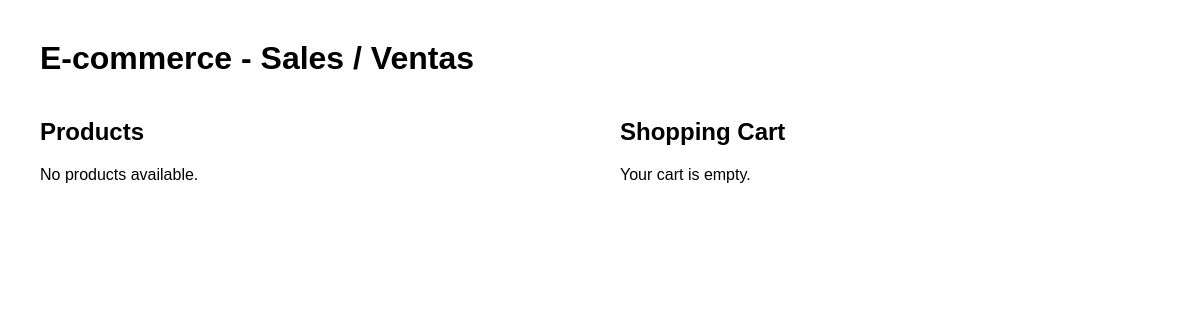
Page /ventas/ on the earlier database version.
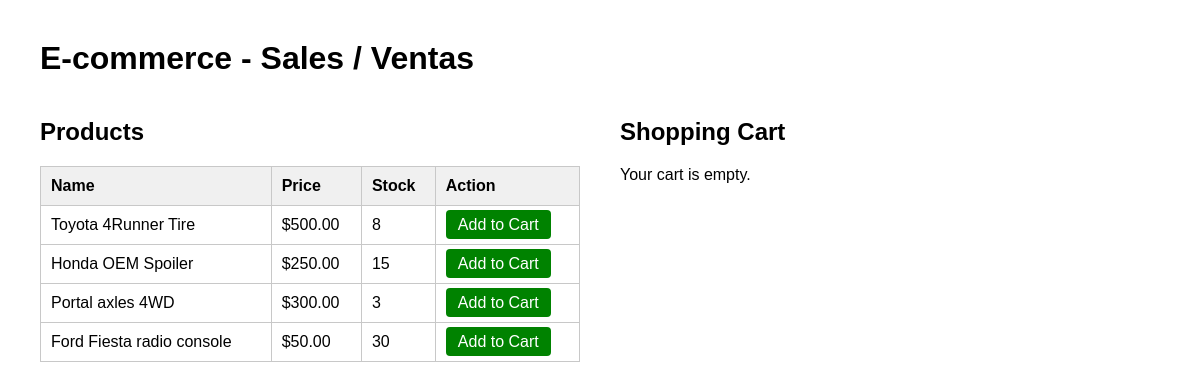
Same page on the later database version.
### product/models.py (models this page shows, shortened)
class Product(models.Model):
    name = models.CharField(max_length=100)
    description = models.TextField(blank=True)
    price = models.DecimalField(max_digits=10, decimal_places=2)
    stock = models.PositiveIntegerField(default=0)
    is_digital = models.BooleanField(default=False)
    created_at = models.DateTimeField(auto_now_add=True)

### ventas/views.py (the view, shortened to what this page needs)
# urls.py: path('', views.product_list, name='product_list'),
def product_list(request):
    products = Product.objects.all()
    cart = request.session.get('cart', {})
    cart_items = []
    total = 0
    context = {
        'products': products,
        'cart_items': cart_items,
        'cart_total': total,
    }
    return render(request, 'ventas/ventas.html', context)

### ventas/templates/ventas/ventas.html (shortened to what this page needs)
<!DOCTYPE html>
<html>
<head>
</head>
<body>
    <h1>E-commerce - Sales / Ventas</h1>
    <div class="container">
        <div class="products">
            <h2>Products</h2>
            {% if products %}
                <table>
                    <thead>
                        <tr>
                            <th>Name</th>
                            <th>Price</th>
                            <th>Stock</th>
                            <th>Action</th>
                        </tr>
                    </thead>
                    <tbody>
                        {% for product in products %}
                        <tr>
                            <td>{{ product.name }}</td>
                            <td>${{ product.price }}</td>
                            <td>{{ product.stock }}</td>
                            <td>
                                <a href="{% url 'add_to_cart' product.id %}" class="btn btn-add">Add to Cart</a>
                            </td>
                        </tr>
                        {% endfor %}
                    </tbody>
                </table>
            {% else %}
                <p>No products available.</p>
            {% endif %}
        </div>
        <div class="cart">
            <h2>Shopping Cart</h2>
            {% if cart_items %}
                <table>
                    <thead>
                        <tr>
                            <th>Product</th>
                            <th>Qty</th>
                            <th>Subtotal</th>
                            <th>Action</th>
                        </tr>
                    </thead>
                    <tbody>
                        {% for item in cart_items %}
                        <tr>
                            <td>{{ item.product.name }}</td>
                            <td>{{ item.quantity }}</td>
                            <td>${{ item.item_total }}</td>
                            <td>
                                <a href="{% url 'remove_from_cart' item.product.id %}" class="btn btn-remove">Remove</a>
                            </td>
                        </tr>
                        {% endfor %}
                    </tbody>
                </table>
                <h3>Total: ${{ cart_total }}</h3>
                <br>
                <a href="{% url 'process_order' %}" class="btn btn-order">Process Order</a>
            {% else %}
                <p>Your cart is empty.</p>
            {% endif %}
        </div>
    </div>
</body>
</html>

### ventas/templates/ventas/ventas.html (style rules this page uses)
body { font-family: Arial, sans-serif; margin: 40px; }
.container { display: flex; gap: 40px; }
.products, .cart { flex: 1; }
table { width: 100%; border-collapse: collapse; margin-top: 15px; }
th, td { border: 1px solid rgb(200,200,200); padding: 10px; text-align: left; }
th { background-color: rgb(240,240,240); }
.btn { padding: 6px 12px; text-decoration: none; border-radius: 4px; }
.btn-add { background: rgb(0,130,0); color: white; }

Differences in the rows shown:
added Product: name "Toyota 4Runner Tire", price "500.00", stock "8"
added Product: name "Honda OEM Spoiler", price "250.00", stock "15"
added Product: name "Portal axles 4WD", price "300.00", stock "3"
added Product: name "Ford Fiesta radio console", price "50.00", stock "30"
Other differences:
text no longer shown: "No products available."
text now shown: "Name Price Stock Action"
